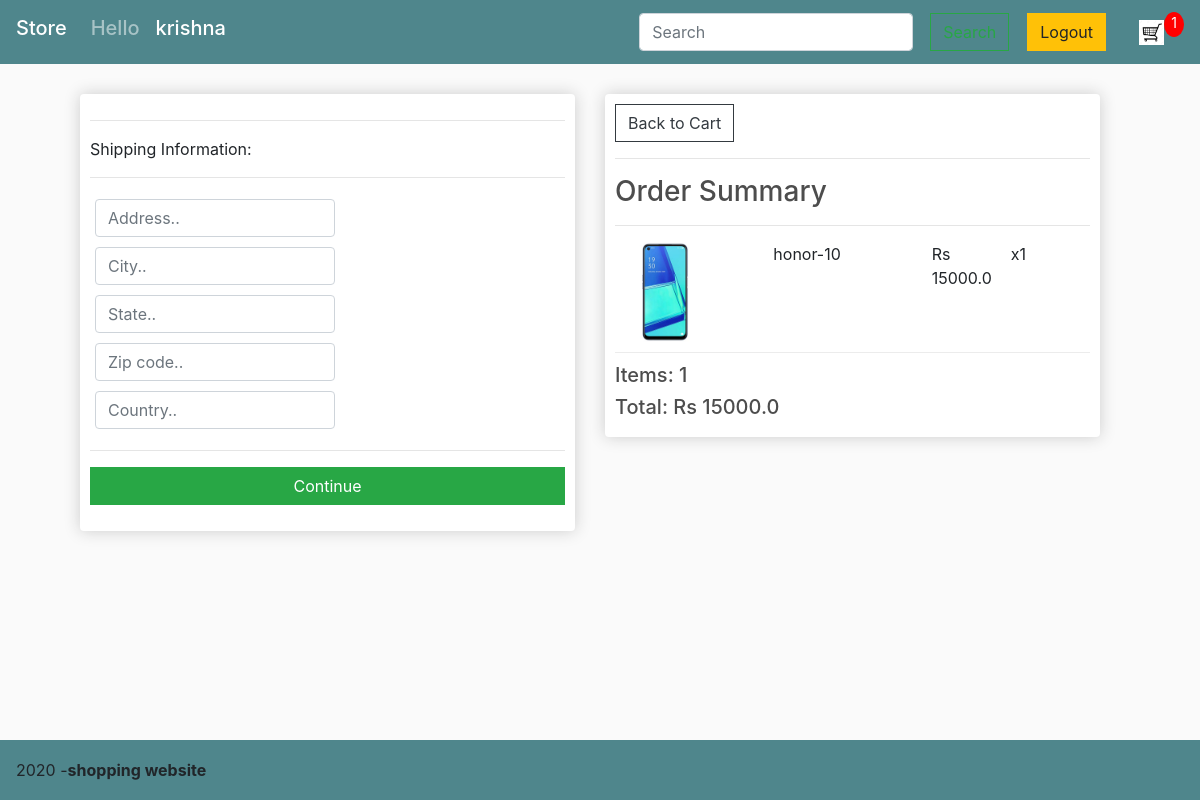
Screenshot of /store/checkout/ (signed in) with the database file from the repository.
### store/models.py (models this page shows, shortened)
class OrderItem(models.Model):
    product=models.ForeignKey(Product,on_delete=models.CASCADE,null=True)
    order=models.ForeignKey(Order,on_delete=models.CASCADE,null=True)
    quantity=models.IntegerField(default=0,null=True,blank=True)
    date_added=models.DateTimeField(auto_now_add=True)
    @property
    def get_total(self):
        total=self.product.price*self.quantity
        return total

class Product(models.Model):
    name=models.CharField(max_length=200,null=True)
    category=models.ForeignKey(Category,on_delete=models.CASCADE,null=True,blank=True)
    description=models.TextField(null=True,blank=True)
    price=models.FloatField()
    digital=models.BooleanField(default=False,null=True,blank=False)
    image=models.ImageField(null=True,blank=True)
    @property
    def imageURL(self):
        try:
            url=self.image.url
        except:
            url='/media/placeholder.png'
        return url

class Order(models.Model):
    customer=models.ForeignKey(Customer,on_delete=models.CASCADE,null=True,blank=True)
    date_ordered=models.DateTimeField(auto_now_add=True)
    complete=models.BooleanField(default=False)
    transaction_id=models.CharField(max_length=100,default="incomplete")
    @property
    def get_cart_total(self):
        orderitems=self.orderitem_set.all()
        total=sum([item.get_total for item in orderitems])
        return total
    @property
    def get_cart_items(self):
        orderitems = self.orderitem_set.all()
        total = sum([item.quantity for item in orderitems])
        return total
    @property
    def shipping(self):
        shipping=False
        orderitems=self.orderitem_set.all()
        for item in orderitems:
            if item.product.digital==False:
                shipping=True
        return shipping

### store/views.py (the view)
def checkout(request):
    data=cartdata(request)
    cartitems=data['cartitems']
    order=data['order']
    items=data['items']
    context={'items':items,'order':order,'cartitems':cartitems}
    return render(request,'checkout.html',context)

### store/utils.py (called while the page is built)
def cartdata(request):
    if request.user.is_authenticated:
        customer = request.user.customer
        order, created = Order.objects.get_or_create(customer=customer, complete=False)
        items = order.orderitem_set.all()
        cartitems = order.get_cart_items
    else:
        cookiedata = cookiecart(request)
        cartitems = cookiedata['cartitems']
        order = cookiedata['order']
        items = cookiedata['items']
    return {'cartitems': cartitems, 'items': items, 'order': order}

### store/templates/checkout.html (shortened to what this page needs)
{% extends 'base_layout.html' %}
{% load static %}
{% block contents %}
<div class="row">
		<div class="col-lg-6">
			<div class="box-element" id="form-wrapper">
				<form id="form">
					<div id="shipping-info">
						<hr>
						<p>Shipping Information:</p>
						<hr>
						<div class="form-field">
							<input class="form-control" type="text" name="address" placeholder="Address..">
						</div>
						<div class="form-field">
							<input class="form-control" type="text" name="city" placeholder="City..">
						</div>
						<div class="form-field">
							<input class="form-control" type="text" name="state" placeholder="State..">
						</div>
						<div class="form-field">
							<input class="form-control" type="text" name="zipcode" placeholder="Zip code..">
						</div>
						<div class="form-field">
							<input class="form-control" type="text" name="country" placeholder="Country..">
						</div>
					</div>
					<hr>
					<input id="form-button" class="btn btn-success btn-block" type="submit" value="Continue">
				</form>
			</div>
			<br>
		</div>
		<div class="col-lg-6">
			<div class="box-element">
				<a  class="btn btn-outline-dark" href="{% url 'store:cart' %}">Back to Cart</a>
				<hr>
				<h3>Order Summary</h3>
				<hr>
				{% for item in items %}
				<div class="cart-row">
					<div style="flex:2"><img class="row-image" src="{{item.product.imageURL}}"></div>
					<div style="flex:2"><p>{{item.product.name}}</p></div>
					<div style="flex:1"><p>Rs {{item.product.price}}</p></div>
					<div style="flex:1"><p>x{{item.quantity}}</p></div>
				</div>
				{% endfor %}
				<h5>Items:   {{order.get_cart_items}}</h5>
				<h5>Total:   Rs {{order.get_cart_total}}</h5>
			</div>
		</div>
	</div>
{% endblock %}

### templates/base_layout.html (shortened to what this page needs)
{% load static %}
<html lang="en">
<head>
    <link rel="stylesheet" href="https://stackpath.bootstrapcdn.com/bootstrap/4.4.1/css/bootstrap.min.css">
    <link rel="stylesheet" href="{% static 'css/style.css'%}">
</head>
<body>
     <nav class="navbar navbar-expand-lg navbar-dark bg-dark">
          <h5><a class="navbar-brand" href="{% url 'store:store' %}">Store</a></h5>
          <div class="collapse navbar-collapse" id="navbarSupportedContent">
              {% if user.is_authenticated %}
                <ul class="navbar-nav mr-auto">
                    <li class="nav-item">
                        <h5 class="nav-link">Hello </h5>
	                </li>
                    <li class="nav-item active">
	                    <h5 class="nav-link">{{user}}</h5>
                    </li>
	            </ul>
              {% endif %}
               <div class="form-inline my-2 my-lg-0">
                   <input class="form-control mr-sm-2" type="search" placeholder="Search" aria-label="Search" id="item">&nbsp;&nbsp;
                   <button class="btn btn-outline-success my-2 my-sm-0" id="search-item">Search</button>&nbsp;&nbsp;&nbsp;&nbsp;
               </div>
               <div class="form-inline my-2 my-lg-0">
                     {% if user.is_authenticated %}
	     	            <a href="{% url 'accounts:logout' %}" class="btn btn-warning">Logout</a>&nbsp;&nbsp;&nbsp;&nbsp;
                     {% else %}
                        <a href="{% url 'accounts:login' %}" class="btn btn-warning">Login</a>&nbsp;&nbsp;&nbsp;&nbsp;
                        <a href="{% url 'accounts:signup' %}" class="btn btn-warning">Signup</a>&nbsp;&nbsp;&nbsp;&nbsp;
                     {% endif %}
                     <a href="{% url 'store:cart' %}">
	    		            <img  id="cart-icon" src="{% static 'images/cart.jpg' %}">
                     </a>
                     <p id="cart-total">{{cartitems}}</p>
	            </div>
          </div>
    </nav>
    <div class="main-container">
        {% block contents %}
        {% endblock %}
    </div>
    <br><br>
     <div class="navbar navbar-expand-lg navbar-dark bg-dark" id="footer">
            2020 - <strong>shopping website</strong>
     </div>
</body>
</html>

### assets/css/style.css (style rules this page uses)
body { background-color: hsl(0, 0%, 98%); }
h1,h2,h3,h4,h5,h6 { color:hsl(0, 0%, 30%); }
.box-element { box-shadow:hsl(0, 0%, 80%) 0 0 16px; background-color: #fff; border-radius: 4px; padding: 10px; }
.bg-dark { background-color: #4f868c!important; }
#cart-icon { width:25px; display: inline-block; margin-left: 15px; }
#cart-total { display: block; text-align: center; color:#fff; background-color: red; width: 20px; height: 25px; border-radius: 50%; font-size: 14px; }
.col-lg-4, .col-lg-6, .col-lg-8, .col-lg-12 { margin-top: 10px; }
.btn { border-radius: 0; }
.row-image { width: 100px; }
.form-field { width:250px; display: inline-block; padding: 5px; }
.cart-row { display: flex; align-items: flex-stretch; padding-bottom: 10px; margin-bottom: 10px; border-bottom: 1px solid #ececec; }
.main-container { padding-left:80px; padding-right:100px; width:100%; height:84%; margin-top:20px; }
#footer { position:fixed; left:0; bottom:0; width:100%; height:60px; }

### rows the page displays
OrderItem: product.imageURL (picture), product.name "honor-10", product.price "15000.0", quantity "1"
Order: get_cart_items "1", get_cart_total "15000.0"

### other values shown
{{ user }} "krishna"
{{ cartitems }} "1"
